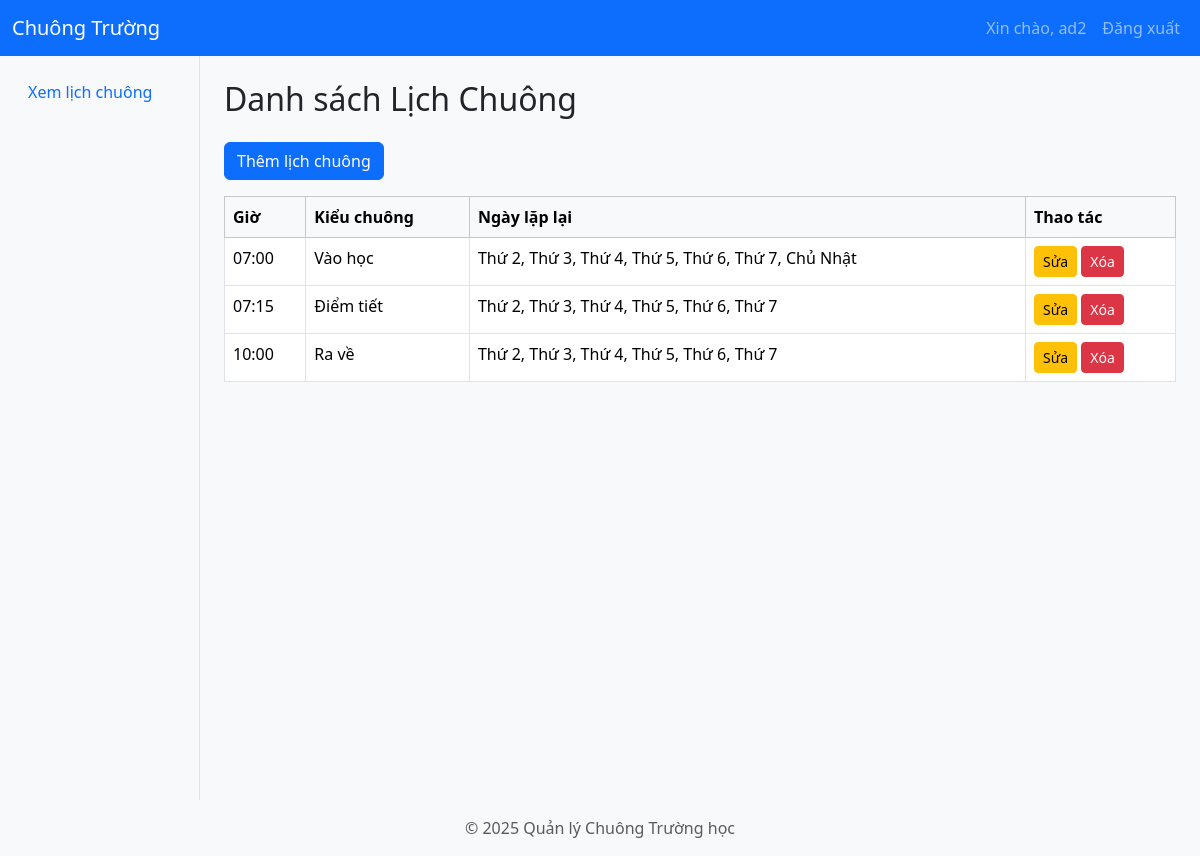
Before: /schedules (signed in) with the older database file.
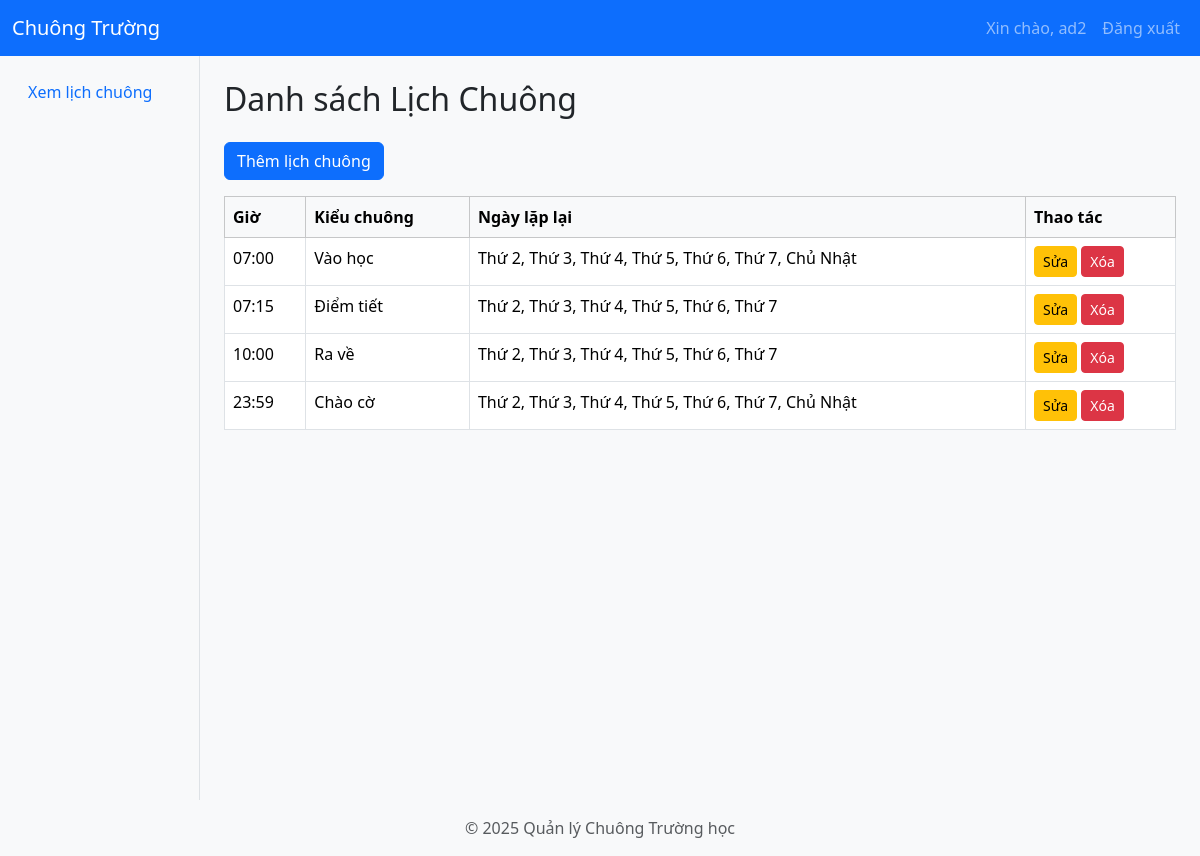
After: the same page with the newer database file.
### app/models/schedule.py (models this page shows, shortened)
class Schedule(db.Model):
    id = db.Column(db.Integer, primary_key=True)
    school_id = db.Column(db.Integer, db.ForeignKey('schools.id'), nullable=False)  # Corrected table name for foreign key
    profile_id = db.Column(db.Integer, db.ForeignKey('bell_profiles.id'), nullable=True)
    time_point = db.Column(db.Time, nullable=False)  # Điểm thời gian duy nhất thay vì start/end
    day_of_week = db.Column(db.Integer, nullable=False)  # 0 = Thứ Hai, ..., 6 = Chủ Nhật
    bell_type = db.Column(db.String(50), nullable=False)  # Loại chuông (ví dụ: "vào học", "điểm tiết", "ra chơi", "ra về")
    is_summer = db.Column(db.Boolean, default=False)
    school = db.relationship('School', back_populates='schedules')
    profile = db.relationship('BellProfile', back_populates='schedules')

### app/routes/schedule_routes.py (the view)
@schedule_bp.route('/schedules', methods=['GET'])
@login_required
@school_specific_access
def schedules_page():
    user = session.get('user')
    logging.debug(f"User session data: {user}")
    if not user:
        flash('Không tìm thấy thông tin người dùng!', 'danger')
        return redirect(url_for('auth.login'))
    if user.get('role') == 'admin':
        school_id = request.args.get('school_id')
        logging.debug(f"Admin accessing schedules with school_id: {school_id}")
        schools = School.query.all()
        schedules = []
        if school_id:
            schedules = Schedule.query.filter_by(school_id=school_id).all()
            schedules = sorted(schedules, key=lambda schedule: schedule.time_point)
        return render_template('schedules_admin.html', schedules=schedules, schools=schools, selected_school_id=int(school_id) if school_id else None)
    elif user.get('role') in ['school_admin', 'school_user']:
        school_id = user.get('school_id')
        logging.debug(f"School user/admin accessing schedules for school_id: {school_id}")
        if not school_id:
            flash('Không tìm thấy trường học của bạn!', 'danger')
            return redirect(url_for('index'))
        schedules = Schedule.query.filter_by(school_id=school_id).all()
        schedules = sorted(schedules, key=lambda schedule: schedule.time_point)
        schools = School.query.filter_by(id=school_id).all()
        return render_template('schedules.html', schedules=schedules, schools=schools)
    else:
        logging.warning(f"Unauthorized access attempt by user: {user}")
        flash('Bạn không có quyền truy cập!', 'danger')
        return redirect(url_for('index'))

### app/__init__.py (called while the page is built)
def create_app():
    app = Flask(__name__)
    app.config.from_object('app.config.Config')
    db.init_app(app)
    jwt.init_app(app)
    migrate.init_app(app, db)  # Bind Flask-Migrate to the app and db
    login_manager.init_app(app)  # Initialize Flask-Login
    login_manager.login_view = 'auth.login'  # Set the login view
    @app.context_processor
    def inject_user():
        from flask_login import current_user
        return dict(current_user=current_user)
    from app.utils.jwt_patch import apply_jwt_patch
    apply_jwt_patch()
    from app.routes import register_routes
    register_routes(app)
    def get_day_name(index):
        days = ['Thứ 2', 'Thứ 3', 'Thứ 4', 'Thứ 5', 'Thứ 6', 'Thứ 7', 'Chủ Nhật']
        return days[index]
    app.jinja_env.filters['get_day_name'] = get_day_name
    return app

### app/templates/schedules.html (shortened to what this page needs)
{% extends 'layout.html' %}
{% block content %}
<h2 class="mb-4">Danh sách Lịch Chuông</h2>
<div class="d-flex justify-content-between mb-3">
    <button class="btn btn-primary" data-bs-toggle="modal" data-bs-target="#addScheduleModal">Thêm lịch chuông</button>
</div>
<table class="table table-bordered table-hover">
    <thead class="table-light">
        <tr>
            <th>Giờ</th>
            <th>Kiểu chuông</th>
            <th>Ngày lặp lại</th>
            <th>Thao tác</th>
        </tr>
    </thead>
    <tbody>
        {% set days = ['Thứ 2', 'Thứ 3', 'Thứ 4', 'Thứ 5', 'Thứ 6', 'Thứ 7', 'Chủ Nhật'] %}
        {% for key, group in schedules|groupby(attribute='time_point') %}
        {% for bell_type, items in group|groupby(attribute='bell_type') %}
        <tr>
            <td>{{ key.strftime('%H:%M') }}</td>
            <td>{{ bell_type }}</td>
            <td>
                {% for schedule in items %}
                {{ days[schedule.day_of_week] }}{% if not loop.last %}, {% endif %}
                {% endfor %}
            </td>
            <td>
                <a href="/schedules/edit/{{ items[0].id }}" class="btn btn-sm btn-warning">Sửa</a>
                <a href="/schedules/delete/{{ items[0].id }}" class="btn btn-sm btn-danger" onclick="return confirm('Bạn có chắc muốn xóa?')">Xóa</a>
            </td>
        </tr>
        {% endfor %}
        {% endfor %}
    </tbody>
</table>
{% endblock %}

Changed rows visible on the page:
added Schedule: strftime "23:59", bell_type "Chào cờ", day_of_week "Thứ 2"
added Schedule: day_of_week "Thứ 3", shown under "23:59"
added Schedule: day_of_week "Thứ 4", shown under "23:59"
added Schedule: day_of_week "Thứ 5", shown under "23:59"
added Schedule: day_of_week "Thứ 6", shown under "23:59"
added Schedule: day_of_week "Thứ 7", shown under "23:59"
added Schedule: day_of_week "Chủ Nhật", shown under "23:59"
